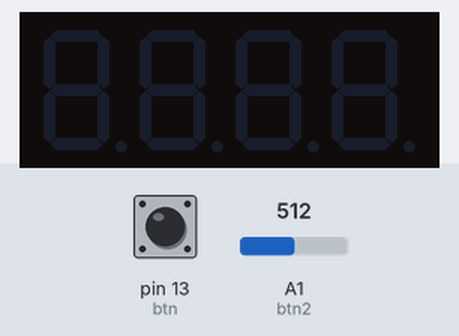
A sketch run on a simulated Arduino Uno, built with avr-gcc and run on an emulated ATmega328P. Parts: 4-digit seven-segment display. Wiring (inferred from the names in the program): 4-digit 7-segment display, segments lit when HIGH: segments pin 6, pin 7, pin 8, pin 9, pin 10, pin 11, pin 12; digit selects pin 2, pin 3, pin 4, pin 5. Inputs (shaded band) come from the test bench; at power-on: pin 13 (btn) LOW, A1 (btn2) = 512. The segment pins are drawn as the display they are named for.

Above: at 1.2 s.
1.3 s: pin 13 (btn) pulled HIGH for 0.15 s
At 2.5 s:
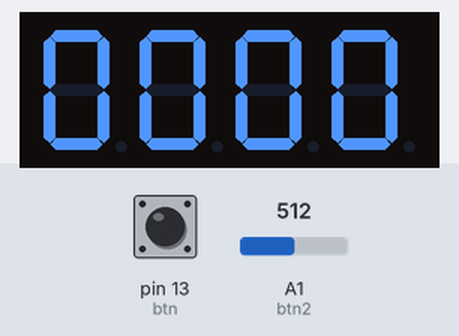
4.3 s: A1 (btn2) set to 1004
7.3 s: A1 (btn2) set to 1023
Timing chart, 0 to 10.3 s (numbered marks = the images above; inputs shaded):
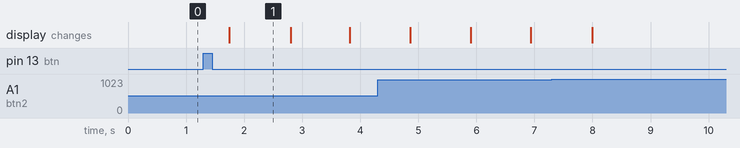

Measured:
- after the input at 1.3 s, the display: changes after 0.44 s (image 1)
- what the display in image 1 shows lasts 1.1 s, from 1.7 s to 2.8 s

The sketch:

7segSketch.ino
```cpp
// Constants
int flashTime = 1;
int actualTime = 249;
int speedAdjustment = .9;
int del = 400;
int maxVal = 1023;
int maxCount = 10;
int minCount = 6;
int theNums[] = { &zero, &one, &two, &three, &four, &five, &six, &seven, &eight, &nine };

// Digits
int D1 = 2;
int D2 = 3;
int D3 = 4;
int D4 = 5;
int allDigits[] = { D1, D2, D3, D4 };

// Segments
int segA = 6;
int segB = 7;
int segC = 8;
int segD = 9;
int segE = 10;
int segF = 11;
int segG = 12;
int btn = 13;
int btn2 = A1;
int allSegments[] = { segA, segB, segC, segD, segE, segF, segG };

void setup() {

  for (int i = 0; i < 4; i++) {         // remove magic number
    pinMode(allDigits[i], OUTPUT);
    digitalWrite(allDigits[i], HIGH);
  }

  for (int i = 0; i < 7; i++) {         // remove magic number
    pinMode(allSegments[i], OUTPUT);
}

  pinMode(btn, INPUT);
  Serial.begin(9600);
}

void loop() {

  stateOne:
  if (digitalRead(btn) == HIGH) {

    delay(del);

    for (int x = 0; x < maxCount; x++) {
      // Thousands
      for (int i = 0; i < maxCount; i++) {      // Hundreds
        actualTime -= speedAdjustment;

        for (int j = 0; j < minCount; j++) {     // Tens

          for (int k = 0; k < maxCount; k++) {  // Ones

            if (digitalRead(btn) == HIGH) {
                pause(btn, del);
            }

            // If the reset button is pressed, bo back to state 1
            if (analogRead(btn2) >= maxVal) {
              goto stateOne;
            }

            showDigits(theNums[k], theNums[j], theNums[i], theNums[x],flashTime, actualTime);
          }
        }
      }
    }
  }
}

void pause(int theBtn, int theDel) {

    delay(theDel);
    while (digitalRead(theBtn) == LOW) { // While the button is not pressed
      delay(theDel);
    }
}


int showDigits(int (*ones)(int, int), int (*tens)(int, int),int (*hundreds)(int, int), int (*thousands)(int, int),int theFlashTime, int theActualTime) {

  int cnt = 0;
  while (cnt < theActualTime) {
    ones(D4, theFlashTime);
    tens(D3, theFlashTime);
    hundreds(D2, theFlashTime);
    thousands(D1, theFlashTime);
    cnt++;
  }
  cnt = 0;
}

void zero(int theD, int d) {

  digitalWrite(theD, LOW);

  // Pull high to engage the letter
  digitalWrite(segA, HIGH);
  digitalWrite(segB, HIGH);
  digitalWrite(segC, HIGH);
  digitalWrite(segD, HIGH);
  digitalWrite(segE, HIGH);
  digitalWrite(segF, HIGH);
  digitalWrite(segG, LOW);

  delay(d);
  digitalWrite(theD, HIGH);
}

void one(int theD, int d) {

  digitalWrite(theD, LOW);

  // Pull high to engage the letter
  digitalWrite(segA, LOW);
  digitalWrite(segB, HIGH);
  digitalWrite(segC, HIGH);
  digitalWrite(segD, LOW);
  digitalWrite(segE, LOW);
  digitalWrite(segF, LOW);
  digitalWrite(segG, LOW);

  delay(d);
  digitalWrite(theD, HIGH);
}

void two(int theD, int d) {

  digitalWrite(theD, LOW);

  // Pull high to engage the letter
  digitalWrite(segA, HIGH);
  digitalWrite(segB, HIGH);
  digitalWrite(segC, LOW);
  digitalWrite(segD, HIGH);
  digitalWrite(segE, HIGH);
  digitalWrite(segF, LOW);
  digitalWrite(segG, HIGH);

  delay(d);
  digitalWrite(theD, HIGH);
}

void three(int theD, int d) {

  digitalWrite(theD, LOW);


  // Pull high to engage the letter
  digitalWrite(segA, HIGH);
  digitalWrite(segB, HIGH);
  digitalWrite(segC, HIGH);
  digitalWrite(segD, HIGH);
  digitalWrite(segE, LOW);
  digitalWrite(segF, LOW);
  digitalWrite(segG, HIGH);

  delay(d);
  digitalWrite(theD, HIGH);
}

void four(int theD, int d) {

  digitalWrite(theD, LOW);


  // Pull high to engage the letter
  digitalWrite(segA, LOW);
  digitalWrite(segB, HIGH);
  digitalWrite(segC, HIGH);
  digitalWrite(segD, LOW);
  digitalWrite(segE, LOW);
  digitalWrite(segF, HIGH);
  digitalWrite(segG, HIGH);

  delay(d);
  digitalWrite(theD, HIGH);

}

void five(int theD, int d) {

  digitalWrite(theD, LOW);


  // Pull high to engage the letter
  digitalWrite(segA, HIGH);
  digitalWrite(segB, LOW);
  digitalWrite(segC, HIGH);
  digitalWrite(segD, HIGH);
  digitalWrite(segE, LOW);
  digitalWrite(segF, HIGH);
  digitalWrite(segG, HIGH);

  delay(d);
  digitalWrite(theD, HIGH);
}

void six(int theD, int d) {

  digitalWrite(theD, LOW);


  // Pull high to engage the letter
  digitalWrite(segA, HIGH);
  digitalWrite(segB, LOW);
  digitalWrite(segC, HIGH);
  digitalWrite(segD, HIGH);
  digitalWrite(segE, HIGH);
  digitalWrite(segF, HIGH);
  digitalWrite(segG, HIGH);

  delay(d);
  digitalWrite(theD, HIGH);
}

void seven(int theD, int d) {

  digitalWrite(theD, LOW);


  // Pull high to engage the letter
  digitalWrite(segA, HIGH);
  digitalWrite(segB, HIGH);
  digitalWrite(segC, HIGH);
  digitalWrite(segD, LOW);
  digitalWrite(segE, LOW);
  digitalWrite(segF, LOW);
  digitalWrite(segG, LOW);

  delay(d);
  digitalWrite(theD, HIGH);
}

void eight(int theD, int d) {

  digitalWrite(theD, LOW);

  // Pull high to engage the letter
  digitalWrite(segA, HIGH);
  digitalWrite(segB, HIGH);
  digitalWrite(segC, HIGH);
  digitalWrite(segD, HIGH);
  digitalWrite(segE, HIGH);
  digitalWrite(segF, HIGH);
  digitalWrite(segG, HIGH);

  delay(d);
  digitalWrite(theD, HIGH);
}

void nine(int theD, int d) {

  digitalWrite(theD, LOW);


  // Pull high to engage the letter
  digitalWrite(segA, HIGH);
  digitalWrite(segB, HIGH);
  digitalWrite(segC, HIGH);
  digitalWrite(segD, LOW);
  digitalWrite(segE, LOW);
  digitalWrite(segF, HIGH);
  digitalWrite(segG, HIGH);

  delay(d);
  digitalWrite(theD, HIGH);
}
```
